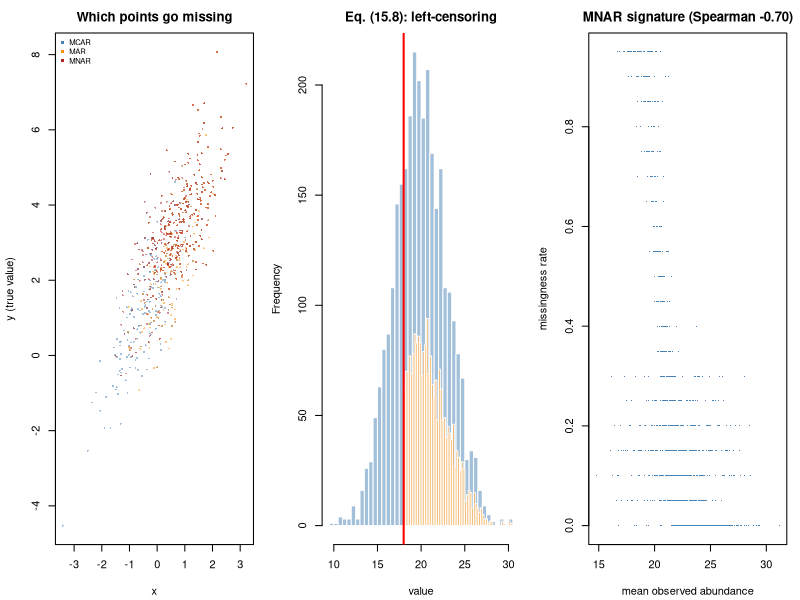

Write R code to recreate this figure.
#' ---
#' title: "Module 15 - Missing data, censoring, and measurement limits"
#' output: html_document
#' ---
#'
#' **Curriculum link:** `stats.md` -> Topic 15, equations (15.1)-(15.9)
#'
#' ## What you will learn
#'
#' 1. MCAR / MAR / MNAR (15.1)-(15.3) simulated side by side.
#' 2. Multiple imputation and **Rubin's rules (15.4)-(15.7)** from scratch.
#' 3. Left-censoring as a **Tobit likelihood (15.8)**, not as missingness.
#' 4. The one diagnostic plot every proteomics report needs.

#+ setup, message = FALSE
MODULE_NAME <- "15_missing_data_and_censoring"
OUT <- file.path(Sys.getenv("STATS_OUT", unset = "results"), MODULE_NAME)
dir.create(OUT, recursive = TRUE, showWarnings = FALSE)
header <- function(txt) cat("\n", strrep("=", 72), "\n", txt, "\n",
                            strrep("=", 72), "\n", sep = "")

#' ## 1. The three mechanisms, eq. (15.1)-(15.3)
#'
#' Critically, **MAR and MNAR cannot be distinguished from the observed data.**

#+ mechanisms
header("1. Simulating MCAR, MAR and MNAR (15.1)-(15.3)")
make_data <- function(n = 600) {
  x <- rnorm(n); data.frame(x = x, y = 2 + 1.5*x + rnorm(n))
}
impose_missing <- function(df, mechanism, rate = 0.4) {
  n <- nrow(df)
  p <- switch(mechanism,
    MCAR = rep(rate, n),                                      # eq. (15.1)
    MAR  = plogis(2.2*df$x - log((1-rate)/rate)),             # eq. (15.2): on x
    MNAR = plogis(2.2*scale(df$y)[, 1] - log((1-rate)/rate))) # eq. (15.3): on y
  miss <- runif(n) < p
  df$missing <- miss; df$y[miss] <- NA
  df
}
TRUE_BETA <- 1.5
set.seed(1501)
cat(sprintf("  target estimand: beta_x = %.1f\n\n", TRUE_BETA))
cat(sprintf("  %-12s%11s%21s%9s\n", "mechanism", "% missing",
            "complete-case beta", "bias"))
for (mech in c("MCAR", "MAR", "MNAR")) {
  b <- replicate(200, {
    obs <- impose_missing(make_data(), mech)
    coef(lm(y ~ x, data = obs[!is.na(obs$y), ]))["x"]
  })
  obs1 <- impose_missing(make_data(), mech)
  cat(sprintf("  %-12s%10.1f%%%21.4f%9.4f\n", mech, 100*mean(obs1$missing),
              mean(b), mean(b) - TRUE_BETA))
}
cat("\n  MCAR: complete-case is unbiased (just wasteful).\n")
cat("  MAR : unbiased HERE because missingness depends only on x, which is IN\n")
cat("        the model. Not general - depend on an omitted covariate and it\n")
cat("        would be biased.\n")
cat("  MNAR: biased, and no imputation fixes it without an untestable\n")
cat("        assumption.\n")

#+ mar-covariate
cat("\n--- MAR in a COVARIATE, depending on the outcome ---\n")
set.seed(1502)
bias_cc <- replicate(150, {
  n <- 500
  x <- rnorm(n); zz <- 0.8*x + rnorm(n)
  y <- 2 + 1.5*x + 0.7*zz + rnorm(n)
  x[runif(n) < plogis(1.5*scale(y)[, 1] - 0.4)] <- NA     # MAR: depends on y
  d <- data.frame(x = x, z = zz, y = y)
  cc <- d[complete.cases(d), ]
  if (nrow(cc) > 30) coef(lm(y ~ x + z, data = cc))["x"] - 1.5 else NA
})
cat(sprintf("  complete-case bias in beta_x: %+.4f\n", mean(bias_cc, na.rm = TRUE)))
cat("  Under MAR the fix is a method that CONDITIONS on the observed data\n")
cat("  driving missingness - multiple imputation INCLUDING y.\n")

#' ## 2. Multiple imputation and Rubin's rules, eq. (15.4)-(15.7)
#'
#' $$\bar Q=\frac1M\sum\hat Q_m,\qquad T=\bar U+\Big(1+\frac1M\Big)B$$
#'
#' The `(1+1/M)B` term is exactly what single imputation omits.

#+ rubin
header("2. Rubin's rules from scratch (15.4)-(15.7)")
impute_once <- function(df, target, predictors) {
  ## Stochastic regression imputation (the core step of MICE). Adding residual
  ## noise AND drawing beta from its sampling distribution is what makes it
  ## 'proper'; predicting the conditional mean alone shrinks variability.
  cc <- df[complete.cases(df[, c(target, predictors), drop = FALSE]), ]
  f <- lm(reformulate(predictors, target), data = cc)
  miss <- is.na(df[[target]])
  if (!any(miss)) return(df[[target]])
  beta_draw <- MASS::mvrnorm(1, coef(f), vcov(f))
  Xm <- model.matrix(reformulate(predictors), data = df[miss,, drop = FALSE])
  out <- df[[target]]
  out[miss] <- as.vector(Xm %*% beta_draw) + rnorm(sum(miss), 0, sigma(f))
  out
}
rubin_pool <- function(est, vars, M) {
  Q <- mean(est); U <- mean(vars)                      # eq. (15.4)-(15.5)
  B <- if (M > 1) var(est) else 0
  Tt <- U + (1 + 1/M) * B                              # eq. (15.6)
  gamma <- if (Tt > 0) (1 + 1/M) * B / Tt else 0
  nu <- if (B > 0) (M - 1) * (1 + U / ((1 + 1/M) * B))^2 else Inf   # eq. (15.7)
  list(estimate = Q, se = sqrt(Tt), df = nu, fmi = gamma)
}
run_mi <- function(df, M) {
  est <- numeric(M); vars <- numeric(M)
  for (m in seq_len(M)) {
    d <- df; d$y <- impute_once(d, "y", "x")
    f <- lm(y ~ x, data = d)
    est[m] <- coef(f)["x"]; vars[m] <- coef(summary(f))["x", "Std. Error"]^2
  }
  rubin_pool(est, vars, M)
}
set.seed(1503)
cat("  Coverage of a nominal 95% CI for beta_x, MCAR with 40% of y missing:\n")
cover <- c(`complete case` = 0, `single imputation` = 0, `MI (M=20)` = 0)
width <- list(a = c(), b = c(), c = c())
N_REP <- 200
for (rep in seq_len(N_REP)) {
  obs <- impose_missing(make_data(n = 300), "MCAR")
  f_cc <- lm(y ~ x, data = obs[!is.na(obs$y), ])
  ci <- confint(f_cc)["x", ]
  cover[1] <- cover[1] + (ci[1] <= TRUE_BETA && TRUE_BETA <= ci[2])
  width$a <- c(width$a, diff(ci))
  r1 <- run_mi(obs, 1)
  ci1 <- r1$estimate + c(-1, 1) * 1.96 * r1$se
  cover[2] <- cover[2] + (ci1[1] <= TRUE_BETA && TRUE_BETA <= ci1[2])
  width$b <- c(width$b, diff(ci1))
  r20 <- run_mi(obs, 20)
  ci20 <- r20$estimate + c(-1, 1) * qt(0.975, min(r20$df, 1e6)) * r20$se
  cover[3] <- cover[3] + (ci20[1] <= TRUE_BETA && TRUE_BETA <= ci20[2])
  width$c <- c(width$c, diff(ci20))
}
cat(sprintf("  %-22s%11s%16s\n", "method", "coverage", "mean CI width"))
for (i in 1:3)
  cat(sprintf("  %-22s%10.1f%%%16.4f\n", names(cover)[i], 100*cover[i]/N_REP,
              mean(width[[i]])))
cat("\n  Single imputation treats imputed values as OBSERVED, so its CI is too\n")
cat("  narrow and UNDERCOVERS. Multiple imputation adds (1+1/M)B and recovers\n")
cat("  nominal coverage.\n")
set.seed(99)
r <- run_mi(impose_missing(make_data(n = 300), "MCAR"), 20)
cat(sprintf("\n  Example pooled result: beta = %.4f, SE = %.4f, df = %.1f\n",
            r$estimate, r$se, r$df))
cat(sprintf("  fraction of missing information = %.3f   (eq. 15.7)\n", r$fmi))
cat("  Use M >= 20 when the FMI is substantial.\n")

#' ## 3. Left-censoring is NOT missingness, eq. (15.8)

#+ tobit
header("3. Limit of detection: censored likelihood vs substitution (15.8)")
tobit_mle <- function(y_obs, censored, L) {
  n_cen <- sum(censored)
  nll <- function(par) {
    mu <- par[1]; sigma <- exp(par[2])
    ll_obs <- sum(dnorm(y_obs[!censored], mu, sigma, log = TRUE))
    ## Each censored point contributes log Phi((L-mu)/sigma). Multiplying by
    ## n_cen is essential - the term is identical for every censored point.
    ll_cen <- n_cen * pnorm((L - mu) / sigma, log.p = TRUE)
    -(ll_obs + ll_cen)
  }
  st <- c(mean(y_obs[!censored]), log(max(sd(y_obs[!censored]), 1e-3)))
  o <- optim(st, nll, method = "Nelder-Mead",
             control = list(reltol = 1e-12, maxit = 5000))
  c(mu = o$par[1], sigma = exp(o$par[2]))
}
set.seed(1504)
TRUE_MU <- 20; TRUE_SD <- 3; L <- 18
res <- t(replicate(400, {
  z <- rnorm(120, TRUE_MU, TRUE_SD); cen <- z < L
  y_half <- ifelse(cen, L/2, z); y_sq2 <- ifelse(cen, L/sqrt(2), z)
  y_lod <- ifelse(cen, L, z)
  tob <- tobit_mle(ifelse(cen, L, z), cen, L)
  c(drop_mu = mean(z[!cen]), drop_sd = sd(z[!cen]),
    half_mu = mean(y_half), half_sd = sd(y_half),
    sq2_mu = mean(y_sq2), sq2_sd = sd(y_sq2),
    lod_mu = mean(y_lod), lod_sd = sd(y_lod),
    ## unname(): tob carries names, and replicate() would otherwise mangle
    ## the column labels into "tobit_mu.mu".
    tobit_mu = unname(tob["mu"]), tobit_sd = unname(tob["sigma"]),
    pct = mean(cen))
}))
cat(sprintf("  truth: mu = %g, sigma = %g, LOD = %g; mean censored %.1f%%\n\n",
            TRUE_MU, TRUE_SD, L, 100*mean(res[, "pct"])))
cat(sprintf("  %-28s%13s%9s%16s%9s\n", "strategy", "mean mu_hat", "bias",
            "mean sigma_hat", "bias"))
for (row_ in list(c("drop", "drop censored values"), c("half", "substitute L/2"),
                  c("sq2", "substitute L/sqrt(2)"), c("lod", "substitute L"),
                  c("tobit", "censored MLE (15.8)"))) {
  mu_m <- mean(res[, paste0(row_[1], "_mu")]); sd_m <- mean(res[, paste0(row_[1], "_sd")])
  cat(sprintf("  %-28s%13.4f%9.4f%16.4f%9.4f\n", row_[2], mu_m, mu_m - TRUE_MU,
              sd_m, sd_m - TRUE_SD))
}
cat("\n  Every substitution rule is biased in BOTH the mean and the SD. The\n")
cat("  censored likelihood recovers both essentially without bias.\n")

#' ## 4. The diagnostic every proteomics report needs

#+ diagnostic
header("4. Diagnosing the mechanism from missingness vs abundance")
set.seed(1505)
G <- 1500; n <- 20
true_abundance <- rnorm(G, 22, 2.5)
Y <- matrix(rnorm(G * n, true_abundance, 0.8), nrow = G)
is_mnar <- runif(G) < 0.7
p_missing <- ifelse(is_mnar, plogis(-(true_abundance - 20.5) / 0.6), 0.15)
M <- matrix(runif(G * n), nrow = G) < p_missing
Yobs <- Y; Yobs[M] <- NA
miss_rate <- rowMeans(is.na(Yobs))
mean_obs <- rowMeans(Yobs, na.rm = TRUE)
ok <- is.finite(mean_obs)
sp <- cor(mean_obs[ok], miss_rate[ok], method = "spearman")
cat(sprintf("  Spearman(mean observed abundance, missingness rate) = %+.3f\n", sp))
cat("  A strong NEGATIVE correlation => abundance-dependent (MNAR) missingness.\n")
qs <- cut(mean_obs[ok], quantile(mean_obs[ok], 0:5/5), include.lowest = TRUE,
          labels = paste0("Q", 1:5))
cat(sprintf("\n  %-26s%18s\n", "mean-abundance quintile", "mean missingness"))
for (lv in levels(qs))
  cat(sprintf("  %-26s%18.3f\n", lv, mean(miss_rate[ok][qs == lv])))
cat("\n  Treat MNAR and MAR features DIFFERENTLY. Applying one imputer to both\n")
cat("  is the standard mistake (stats.md Topic 25, Module 35).\n")

#' ## 5. Imputing before cross-validation leaks information
#'
#' Imputation is a LEARNED step. Fit it on all the rows and the held-out rows
#' have already contributed to how they themselves are filled.

#+ impute-leak
header("5. Imputing before cross-validation leaks information")
impute_mean <- function(X) {
  cm <- colMeans(X, na.rm = TRUE); cm[!is.finite(cm)] <- 0
  for (j in seq_len(ncol(X))) X[is.na(X[, j]), j] <- cm[j]
  X
}
#' kNN imputation: fill each missing cell from the k most similar ROWS. This
#' is what makes it leak - the neighbours can include the test rows.
impute_knn <- function(X, k = 5) {
  cm <- colMeans(X, na.rm = TRUE); cm[!is.finite(cm)] <- 0
  Xf <- impute_mean(X)
  out <- X
  D <- as.matrix(dist(Xf))
  for (i in seq_len(nrow(X))) {
    miss <- which(is.na(X[i, ]))
    if (!length(miss)) next
    nb <- order(D[i, ])[2:(k + 1)]
    for (j in miss) {
      v <- X[nb, j]; v <- v[!is.na(v)]
      out[i, j] <- if (length(v)) mean(v) else cm[j]
    }
  }
  out
}
cv_r2 <- function(X, y, impute_inside, imputer, seed = 0) {
  set.seed(seed)
  fold <- sample(rep_len(1:5, nrow(X)))
  if (!impute_inside) X <- imputer(X)     # LEAKY: uses every row, then CV
  sc <- numeric(5)
  for (k in 1:5) {
    tr <- fold != k; te <- !tr
    Xtr <- X[tr, , drop = FALSE]; Xte <- X[te, , drop = FALSE]
    if (impute_inside) {
      ## Fit the imputer on the training rows, then apply it to the test rows
      ## WITHOUT letting them influence each other.
      Xtr <- imputer(Xtr)
      cm <- colMeans(Xtr); cm[!is.finite(cm)] <- 0
      for (j in seq_len(ncol(Xte))) Xte[is.na(Xte[, j]), j] <- cm[j]
    }
    m <- lm(y[tr] ~ ., data.frame(Xtr))
    pr <- predict(m, data.frame(Xte))
    sc[k] <- 1 - sum((y[te] - pr)^2) / sum((y[te] - mean(y[tr]))^2)
  }
  mean(sc)
}
n <- 120; p <- 40
cat("  Data contain NO signal; honest R^2 should be <= 0.\n")
cat("  Averaged over 20 datasets, so the comparison is not one draw:\n\n")
cat(sprintf("  %-34s%19s%18s%11s\n", "imputer", "before CV (leaky)",
            "inside the fold", "optimism"))
for (z in list(list("column mean (no row borrowing)", impute_mean),
               list("kNN, k=5 (borrows across ROWS)", impute_knn))) {
  lk <- hn <- numeric(20)
  for (rep_ in 1:20) {
    set.seed(1600 + rep_)
    Xr <- matrix(rnorm(n * p), n)
    yr <- rnorm(n)                                # NO real signal at all
    Xr[matrix(runif(n * p), n) < 0.3] <- NA
    lk[rep_] <- cv_r2(Xr, yr, FALSE, z[[2]], seed = rep_)
    hn[rep_] <- cv_r2(Xr, yr, TRUE, z[[2]], seed = rep_)
  }
  cat(sprintf("  %-34s%19.4f%18.4f%+11.4f\n", z[[1]], mean(lk), mean(hn),
              mean(lk) - mean(hn)))
}
cat("
  Both rows should be at or below zero, because there is nothing to predict.

  Mean imputation leaks little: it only ever uses COLUMN statistics, so a
  held-out row contributes almost nothing to how it is filled.

  kNN imputation leaks more, and the reason is structural: it fills a cell by
  copying from the most similar ROWS, and when it is fitted on all the data
  those neighbours include the test rows themselves. The test row is partly
  reconstructed from its own values before the model ever sees it.

  This is the rule behind the classification in Module 21: what matters is not
  whether a step is 'preprocessing' but whether it BORROWS ACROSS ROWS. Fit
  every learned step inside the fold so the boundary is enforced structurally
  rather than by discipline.\n")

#' ## 6. Figure

#+ figure
png(file.path(OUT, "missing_data.png"), width = 1300, height = 420, res = 110)
par(mfrow = c(1, 3), mar = c(4.2, 4.2, 2.5, 1))
set.seed(77)
full <- make_data(n = 800)
plot(NA, xlim = range(full$x), ylim = range(full$y), xlab = "x",
     ylab = "y (true value)", main = "Which points go missing")
cols <- c("steelblue", "darkorange", "firebrick")
for (i in seq_along(c("MCAR", "MAR", "MNAR"))) {
  obs <- impose_missing(full, c("MCAR", "MAR", "MNAR")[i])
  points(full$x[obs$missing], full$y[obs$missing], pch = 16, cex = 0.4,
         col = adjustcolor(cols[i], 0.5))
}
legend("topleft", c("MCAR", "MAR", "MNAR"), col = cols, pch = 16, bty = "n", cex = 0.7)
zz <- rnorm(3000, TRUE_MU, TRUE_SD)
hist(zz, breaks = 60, col = adjustcolor("steelblue", 0.5), border = "white",
     main = "Eq. (15.8): left-censoring", xlab = "value")
hist(zz[zz >= L], breaks = 60, col = adjustcolor("darkorange", 0.7), border = "white",
     add = TRUE)
abline(v = L, col = "red", lwd = 2)
plot(mean_obs[ok], miss_rate[ok], pch = ".", col = "steelblue",
     xlab = "mean observed abundance", ylab = "missingness rate",
     main = sprintf("MNAR signature (Spearman %+.2f)", sp))
invisible(dev.off())
cat("\nFigure written to", file.path(OUT, "missing_data.png"), "\n")

#' ## Decision rules (from `stats.md` Topic 15)
#'
#' 1. Name the mechanism for each variable; you cannot TEST MAR vs MNAR.
#' 2. Never impute the outcome to create observations.
#' 3. Use M >= 20 imputations, and INCLUDE the outcome in the imputation model.
#' 4. Model detection limits as CENSORING (15.8), not as missingness.
#' 5. Report a sensitivity analysis over plausible MNAR departures.
#'
#' **Next:** `16_matrix_algebra.R`
